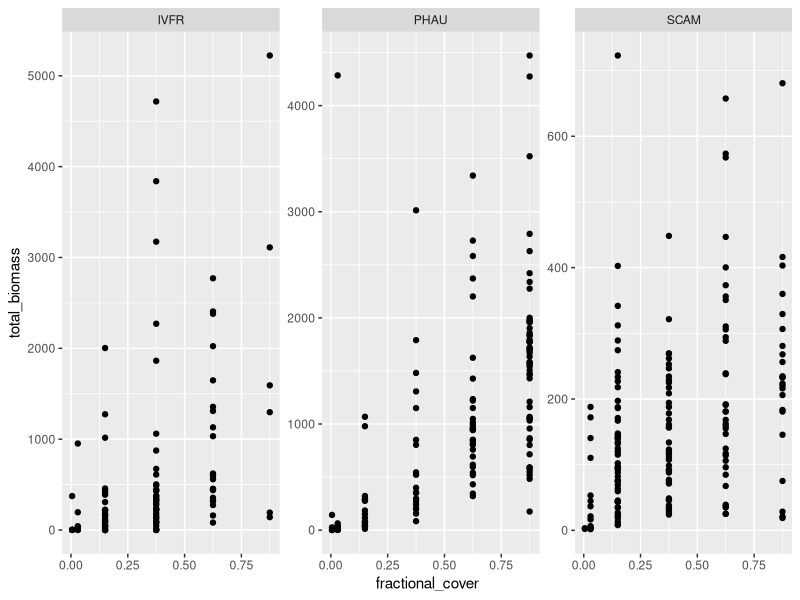
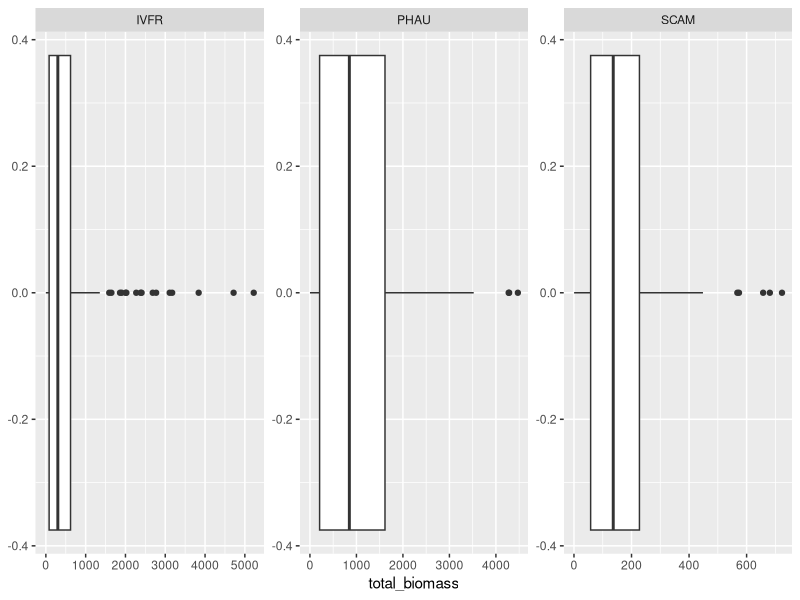

The R source for these figures, in order:
# In this R script, I perform QAQC and some basic data cleaning on the raw 
# biomass dataset. I save the final version as a .Rdata file 

# Loading packages -------------------------------------------------------------
library(tidyverse)
library(ggplot2)
library(stringr)

# Reading in data --------------------------------------------------------------
biomass_raw <- read_csv("raw_data/all_biomass.csv") 
cover_raw <- read_csv("raw_data/plant_species_cover.csv")
missing_raw <- read_csv("processed_data/qaqc_missing_biomass.csv")

# Handling Duplicates ----------------------------------------------------------

# Finding duplicate biomass measurements
dupes_check <- biomass_raw |>
  filter(species_code %in% c("PHAU", "SCAM", "IVFR"),
         transect %in% c("G1", "G2", "G3")) |>
  group_by(year, transect, plot, species_code) |>
  filter(n() > 1) 

# Pulling out the duplicate measurements we want to keep
dupes <- dupes_check |>
  mutate(total_biomass = round(total_biomass, 3),
         isna = case_when(is.na(total_biomass) ~ "Y", TRUE ~ "N")) |>
  # Some plants are listed twice, once w/ NA for allometry, once w/ a biomass 
  # for harvest. We want to mark that the harvest versions should be kept
  group_by(year, transect, plot, species_code) |>
  mutate(lagisna = lag(isna), 
         biomass_notes = case_when(lagisna == "Y" ~ "keep",
         TRUE ~ biomass_notes)) |>
  # Dropping the NA allometry entries
  drop_na(total_biomass) |>
  # Remove duplicated harvest measurements and keep allometry measurements, w/
  # the exception of the harvest marked as kept
  filter(!(biomass_notes != "keep" & method == "harvest"),
         # 2020 G1 4: original data sheets and % cover (0.5%) indicate trace 
         # amounts of IVFR, so the smaller biomass value is kept
         !(species_code == "IVFR" & year == 2020 & total_biomass > 3),
         # 2018 G1 7: % cover (62.5%), and biomass of other plants in that plot
         # indicate large amounts of IVFR, so the larger value is kept
         !(species_code == "IVFR" & plot == 7 & total_biomass < 10),
         # 2018 G3 3: % cover(87.5%) and biomass of other plants in that plot 
         # indicate large amounts of IVFR, so the larger value is kept
         total_biomass != 5.212,
         # 2022 G1 5: Cannot find in the original data sheets an obs. of SPPA
         # with 131 stems. Keeping the one with 5 stems, which I can find
         (stem_count != 131 | is.na(stem_count))) |>
  # 2017 G1 12: Based on the original data sheets, SCAM data from G1 13 was 
  # mislabeled as coming from G1 12. 
  mutate(plot = ifelse(total_biomass == 157.005, 13, plot)) |>
  group_by(year, transect, plot, species_code) |>
  # 2017 G1 7: Based on the original data sheets, duplicate SCAM entries seem 
  # accurate. The values are very similar to each other anyway, so I'll avg them
  mutate(total_biomass = case_when(species_code == "SCAM" ~ mean(total_biomass),
                                   TRUE ~ total_biomass)) |>
  distinct()
  
biomass <- biomass_raw |>
  filter(species_code %in% c("SCAM", "IVFR", "PHAU"),
         transect %in% c("G1", "G2", "G3")) |>
  group_by(year, transect, plot, species_code) |>
  filter(n() == 1) |>
  # Combining with fixed duplicate data
  full_join(dupes) 
  
# Handling Missing Biomass -----------------------------------------------------

# Cleaning up percent cover data
cover <- cover_raw |>
  select(year, transect, plot, species_code, fractional_cover) |>
  filter(species_code %in% c("PHAU", "SCAM", "IVFR"),
         transect %in% c("G1", "G2", "G3")) 

# Joining biomass and species cover data
all_check <- biomass |>
  select(year:species_code, total_biomass) |>
  full_join(cover) |>
  filter(!(is.na(fractional_cover) & is.na(total_biomass))) |>
  distinct() 

# Cross referencing biomass and cover to find missing data
cross <- all_check |>
  filter(is.na(fractional_cover) | is.na(total_biomass)) 

# Missing biomass data was handled manually in an excel sheet. Checked scans of 
# physical data sheets, excel sheets, and noted down some issues and data 
# quality flags. Some NA biomass and % cover values were changed. 

# Removing duplicate entries that arise after joining
dupes_2 <- missing_raw |>
  filter(species_code != "SPPA") |>
  full_join(all_check) |>
  distinct() |>
  group_by(transect, plot, year, species_code) |>
  filter(n() > 1, !is.na(data_quality_flag)) 

# Creating a new dataset with updated values and data quality flags
all <- missing_raw |>
  filter(species_code != "SPPA") |>
  full_join(all_check) |>
  distinct() |>
  group_by(transect, plot, year, species_code) |>
  filter(n() == 1) |>
  full_join(dupes_2) |>
  filter(!(is.na(total_biomass) & is.na(fractional_cover))) |>
  mutate(flag_biomass = case_when(is.na(total_biomass) ~ data_quality_flag, 
         TRUE ~ NA),
         flag_cover = case_when(is.na(fractional_cover) ~ data_quality_flag,
         TRUE ~ NA)) |>
  select(year:fractional_cover, flag_biomass, flag_cover) 

# Identifying potentially unusual biomass measurements -------------------------

# Scatterplot of biomass vs. fractional cover, faceted by species
ggplot(all, aes(x = fractional_cover, y = total_biomass)) +
  geom_point() +
  facet_wrap("species_code", scales = "free")

# Box plot of biomass, faceted by species
ggplot(all, aes(x = total_biomass)) +
  geom_boxplot() +
  facet_wrap("species_code", scales = "free")

# Finding extreme outliers of biomass within each species, using IQR
outliers <- all |>
  drop_na(total_biomass) |>
  group_by(species_code) |>
  mutate(iqr = IQR(total_biomass),
            q3 = quantile(total_biomass, 0.75),
            limit = q3 + (3*iqr),
         outlier = ifelse(total_biomass > limit, "Y", "N")) |>
  filter(outlier == "Y") |>
# Manually compared hardcopy scans to excel data to check that data was entered 
# properly and flagged an observation with data entry issues
  mutate(total_biomass = round(total_biomass, 3), 
  flag_biomass = case_when(total_biomass == 2684.904 ~ "data entry",
                                TRUE ~ flag_biomass))

# Completing missing biomass ---------------------------------------------------

# I assume that if a plant has neither a biomass nor a fractional cover 
# observation, then that plant was not present in the plot, and the biomass
# should be 0. I manually checked that this was true for ~ 10 entries, looking
# for explicit marks in the hardcopy scans that a plant had no fractional cover.
# I do not change NA values

complete <- all |>
  group_by(year, species_code) |>
  complete(transect = "G1", plot = 1:19, fill = list(total_biomass = 0), 
           explicit = FALSE) |>
  complete(transect = "G2", plot = 1:11, fill = list(total_biomass = 0),
           explicit = FALSE) |>
  complete(transect = "G3", plot = 1:5, fill = list(total_biomass = 0),
           explicit = FALSE) |>
  arrange(species_code, transect, plot, year)

# Saving data set --------------------------------------------------------------

save(complete, file = "processed_data/complete.RData")
